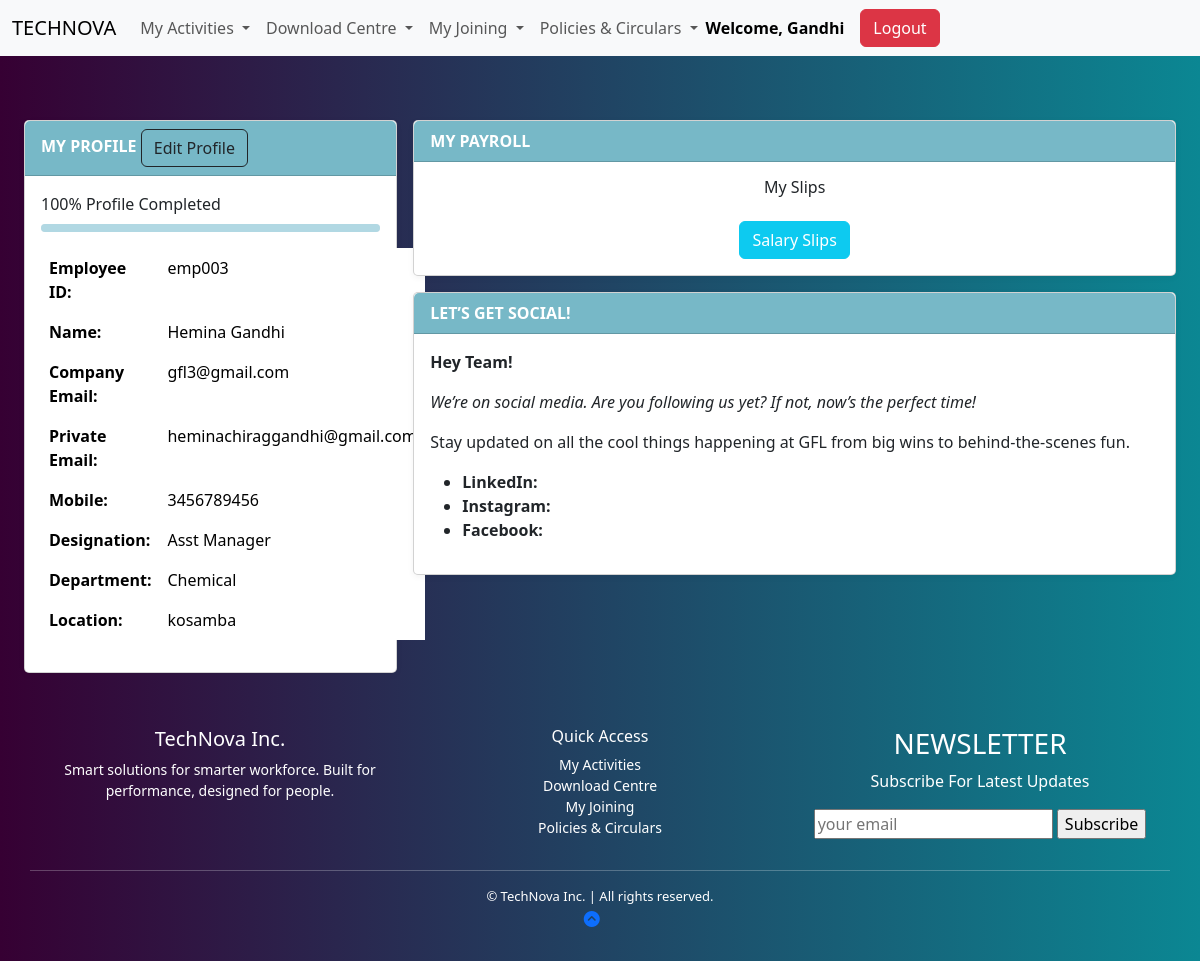
The page /index_inner/ (signed in) on the database its author committed.
### apps/dashboard/models.py (models this page shows, shortened)
class BaseClass(models.Model):
    id = models.UUIDField(primary_key=True, default=uuid.uuid4, editable=False)
    created_at = models.DateTimeField(auto_now_add=True)
    updated_at = models.DateTimeField(auto_now=True)
    class Meta:
        abstract = True

class Employee(BaseClass):
    employee_id = models.CharField(max_length=10, unique=True, blank=True)
    first_name = models.CharField(max_length=255,null=False,blank=False)
    last_name = models.CharField(max_length=255,null=False,blank=False)
    company_email = models.EmailField(unique=True,null=False,blank=False)
    pvt_email = models.EmailField(unique=True,null=False,blank=False)
    mobile = models.CharField(max_length=15,null=False,blank=False)
    password = models.CharField(max_length=8, blank=True,null=False)
    doj = models.DateField(verbose_name="Date of Joining",null=False,blank=False)
    dob = models.DateField(verbose_name="Date of Birth", default="2000-01-01")
    location = models.CharField(max_length=100, blank=True, null=True)
    designation = models.CharField(max_length=100, blank=True, null=True)
    department = models.CharField(max_length=100, blank=True, null=True)
    manager = models.CharField(max_length=100, blank=True, null=True)
    photo = models.ImageField(upload_to='employee_photos/', default='default.jpg')

### apps/dashboard/views.py (the view)
# urls.py: path('index_inner/', index_inner, name='index_inner'),
def index_inner(request):
    employee_id = request.session.get('employee_id')
    if not employee_id:
        return redirect('emplogin')
    employee = get_object_or_404(Employee, employee_id=employee_id)
    return render(request, 'dashboard/index_inner.html', {'employee': employee})

### apps/dashboard/templates/dashboard/index_inner.html (shortened to what this page needs)
{% load static %}
<!DOCTYPE html>
<html lang="en">
<head>
  <link href="https://cdn.jsdelivr.net/npm/bootstrap@5.3.6/dist/css/bootstrap.min.css" rel="stylesheet">
  <link rel="stylesheet" href="https://cdnjs.cloudflare.com/ajax/libs/font-awesome/6.4.0/css/all.min.css">
</head>
<body>
<nav class="navbar navbar-expand-lg bg-body-tertiary">
  <div class="container-fluid">
    <a class="navbar-brand" href="#">TECHNOVA</a>
    <div class="collapse navbar-collapse" id="navbarScroll">
      <ul class="navbar-nav me-auto my-2 my-lg-0 navbar-nav-scroll" style="--bs-scroll-height: 100px;">
        <li class="nav-item dropdown">
          <a class="nav-link dropdown-toggle" href="#" role="button" data-bs-toggle="dropdown" aria-expanded="false">
            My Activities
          </a>
        </li>
        <li class="nav-item dropdown">
          <a class="nav-link dropdown-toggle" href="#" role="button" data-bs-toggle="dropdown" aria-expanded="false">
            Download Centre
          </a>
        </li>
        <li class="nav-item dropdown">
          <a class="nav-link dropdown-toggle" href="#" role="button" data-bs-toggle="dropdown" aria-expanded="false">
            My Joining
          </a>
        </li>
        <li class="nav-item dropdown">
          <a class="nav-link dropdown-toggle" href="#" role="button" data-bs-toggle="dropdown" aria-expanded="false">
            Policies & Circulars
          </a>
        </li>
     <div class="d-flex align-items-center ms-auto">
        {% if request.session.employee_name %}
          <span class="me-3 text-black fw-bold">Welcome, {{ request.session.employee_name }}</span>
        {% endif %}
        <a href="{% url 'logout' %}" class="btn btn-danger">Logout</a>
      </div>
    </div>
  </div>
</nav>
<BR></BR>
{% block content %}
<div class="container-fluid mt-3 px-4">
    <div class="row g-3">
        <div class="col-md-4">
            <div class="card">
                <div class="card-header">MY PROFILE  <a href="{% url 'edit_profile' %}" class="btn btn-outline-dark me-2">Edit Profile</a></div>
                <div class="card-body">
                    <label class="d-block mb-2">100% Profile Completed</label>
                    <div class="progress mb-3" style="height: 8px;">
                        <div class="progress-bar" role="progressbar" style="width: 100%"></div>
                    </div>
 <table class="table table-borderless">
        <tbody>
          <tr>
            <th style="width: 40%;">Employee ID:</th>
            <td>{{ employee.employee_id }}</td>
          </tr>
          <tr>
            <th>Name:</th>
            <td>{{ employee.first_name }} {{ employee.last_name }}</td>
          </tr>
          <tr>
            <th>Company Email:</th>
            <td>{{ employee.company_email }}</td>
          </tr>
          <tr>
            <th>Private Email:</th>
            <td>{{ employee.pvt_email }}</td>
          </tr>
          <tr>
            <th>Mobile:</th>
            <td>{{ employee.mobile }}</td>
          </tr>
          <tr>
            <th>Designation:</th>
            <td>{{ employee.designation }}</td>
          </tr>
          <tr>
            <th>Department:</th>
            <td>{{ employee.department }}</td>
          </tr>
          <tr>
            <th>Location:</th>
            <td>{{ employee.location }}</td>
          </tr>
        </tbody>
      </table>
                </div>
            </div>
        </div>
        <div class="col-md-8">
            <div class="card mb-3">
                <div class="card-header">MY PAYROLL</div>
                <div class="card-body text-center">
                    <h6>My Slips</h6>
                    <div class="d-flex justify-content-center gap-3">
                        <button class="btn btn-info text-white">Salary Slips</button>
                    </div>
                </div>
            </div>
            <div class="card">
                <div class="card-header">LET’S GET SOCIAL!</div>
                <div class="card-body">
                    <p><strong>Hey Team!</strong></p>
                    <p><em>We’re on social media. Are you following us yet? If not, now’s the perfect time!</em></p>
                    <p>Stay updated on all the cool things happening at GFL from big wins to behind-the-scenes fun.</p>
                    <ul>
                        <li><strong>LinkedIn:</strong> <a href="" target="_blank"></a></li>
                        <li><strong>Instagram:</strong> <a href="" target="_blank"></a></li>
                        <li><strong>Facebook:</strong> <a href="" target="_blank"></a></li>
                    </ul>
                </div>
            </div>
        </div>
    </div>
</div>
{% endblock %}
<footer class="mt-4" style="background: linear-gradient(to right, #360033, #0b8793); color: white; padding: 30px 0;">
  <div class="container text-center">
    <div class="row">
      <div class="col-md-4 mb-3">
        <h5>TechNova Inc.</h5>
        <p style="font-size: 14px;">Smart solutions for smarter workforce. Built for performance, designed for people.</p>
      </div>
      <div class="col-md-4 mb-3">
        <h6>Quick Access</h6>
        <ul class="list-unstyled" style="font-size: 14px;">
          <li><a href="#" class="text-white text-decoration-none">My Activities</a></li>
          <li><a href="#" class="text-white text-decoration-none">Download Centre</a></li>
          <li><a href="#" class="text-white text-decoration-none">My Joining</a></li>
          <li><a href="#" class="text-white text-decoration-none">Policies & Circulars</a></li>
        </ul>
      </div>
    <div class="col-md-4 mb-3">
                <h3>NEWSLETTER</h3>
                <P>Subscribe For Latest Updates</P>
                <input type="email" placeholder="your email" class="email">
                <input type="submit" value="Subscribe" class="btn-btn-danger">
        </div>
    <hr class="border-light">
    <div style="font-size: 13px;">&copy; {{ current_year }} TechNova Inc. | All rights reserved.</div>
  </div>
<div id="top">
        <a href="index"><i class="fa fa-chevron-circle-up"></i></a>
    </div>
</footer>
</body>
</html>

### apps/dashboard/templates/dashboard/index_inner.html (style rules this page uses)
html, body { height: 100%; margin: 0; background: linear-gradient(to right, #360033, #0b8793); }
body { background-color: #f4f7f9; font-family: 'Segoe UI', sans-serif; }
.card { border-radius: 5px; box-shadow: 0 2px 6px rgba(0,0,0,0.05); }
.card-header { background-color: #77b8c7; color: white; font-weight: bold; }
.progress-bar { background-color: #b1d8e3; }

### rows shown on the page
Employee: session.employee_name "Gandhi", employee_id "emp003", first_name "Hemina", last_name "Gandhi", company_email "gfl3@gmail.com", pvt_email "heminachiraggandhi@gmail.com", mobile "3456789456", designation "Asst Manager", department "Chemical", location "kosamba"
